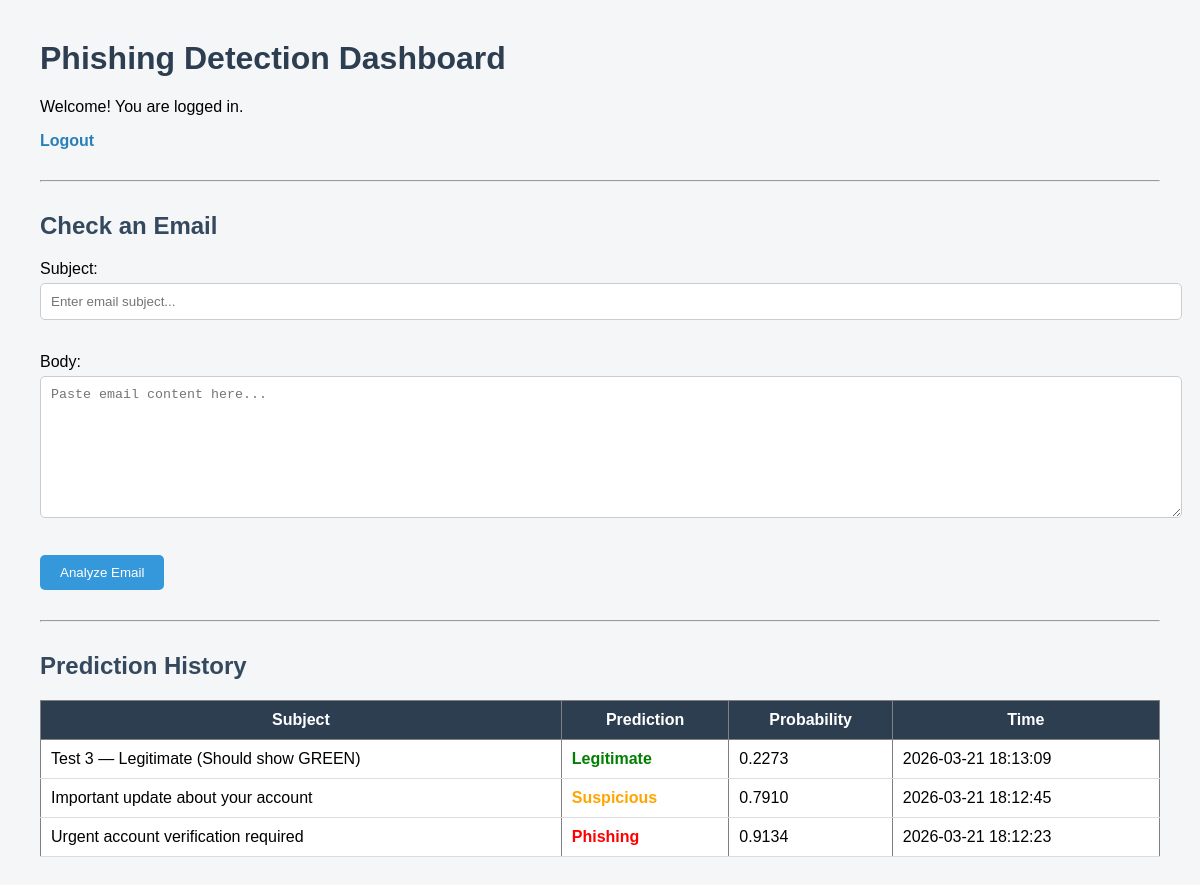
/dashboard (signed in), run on the app's committed database.
### tables this page shows
CREATE TABLE predictions (
        id INTEGER PRIMARY KEY AUTOINCREMENT,
        user_id INTEGER,
        subject TEXT,
        body TEXT,
        prediction TEXT,
        probability REAL,
        timestamp DATETIME DEFAULT CURRENT_TIMESTAMP
    );

### app.py (the view)
@app.route("/dashboard")
def dashboard():
    if "user_id" not in session:
        return redirect("/")
    conn = sqlite3.connect("app.db")
    cursor = conn.cursor()
    cursor.execute("""
    SELECT subject, prediction, probability, timestamp
    FROM predictions
    WHERE user_id = ?
    ORDER BY id DESC
    """, (session["user_id"],))
    history = cursor.fetchall()
    conn.close()
    return render_template("dashboard.html", history=history)

### templates/dashboard.html (shortened to what this page needs)
<!DOCTYPE html>
<html>
<head>
</head>
<body>
    <h1>Phishing Detection Dashboard</h1>
    <p>Welcome! You are logged in.</p>
    <a href="/logout">Logout</a>
    <hr>
    <h2>Check an Email</h2>
    <form action="/predict" method="POST">
        <label>Subject:</label><br>
        <input type="text" name="subject" placeholder="Enter email subject..." required><br><br>
        <label>Body:</label><br>
        <textarea name="body" rows="8" placeholder="Paste email content here..." required></textarea><br><br>
        <button type="submit">Analyze Email</button>
    </form>
    <hr>
    <h2>Prediction History</h2>
    {% if history %}
    <table border="1" cellpadding="8">
        <tr>
            <th>Subject</th>
            <th>Prediction</th>
            <th>Probability</th>
            <th>Time</th>
        </tr>
        {% for row in history %}
        <tr>
            <td>{{ row[0] }}</td>
            <td>
                {% if row[1] == "Phishing" %}
                    <span style="color:red;"><b>{{ row[1] }}</b></span>
                {% elif row[1] == "Suspicious" %}
                    <span style="color:orange;"><b>{{ row[1] }}</b></span>
                {% else %}
                    <span style="color:green;"><b>{{ row[1] }}</b></span>
                {% endif %}
            </td>
            <td>{{ "%.4f"|format(row[2]) }}</td>
            <td>{{ row[3] }}</td>
        </tr>
        {% endfor %}
    </table>
    {% else %}
    <p>No prediction history yet.</p>
    {% endif %}
</body>
</html>

### templates/dashboard.html (style rules this page uses)
body { font-family: Arial, sans-serif; background-color: #f4f6f8; margin: 40px; }
h1 { color: #2c3e50; }
h2 { margin-top: 30px; color: #34495e; }
a { text-decoration: none; color: #2980b9; font-weight: bold; }
form { margin-top: 15px; }
input, textarea { width: 100%; padding: 10px; margin-top: 5px; margin-bottom: 15px; border: 1px solid #ccc; border-radius: 5px; }
button { background-color: #3498db; color: white; padding: 10px 20px; border: none; border-radius: 5px; cursor: pointer; }
table { width: 100%; border-collapse: collapse; margin-top: 15px; background-color: white; }
th { background-color: #2c3e50; color: white; padding: 10px; }
td { padding: 10px; border-bottom: 1px solid #ddd; }
hr { margin: 30px 0; }

### data on the page
predictions: subject "Test 3 — Legitimate (Should show GREEN)", prediction "Legitimate", probability "0.2273", timestamp "2026-03-21 18:13:09"
predictions: subject "Important update about your account", prediction "Suspicious", probability "0.7910", timestamp "2026-03-21 18:12:45"
predictions: subject "Urgent account verification required", prediction "Phishing", probability "0.9134", timestamp "2026-03-21 18:12:23"
